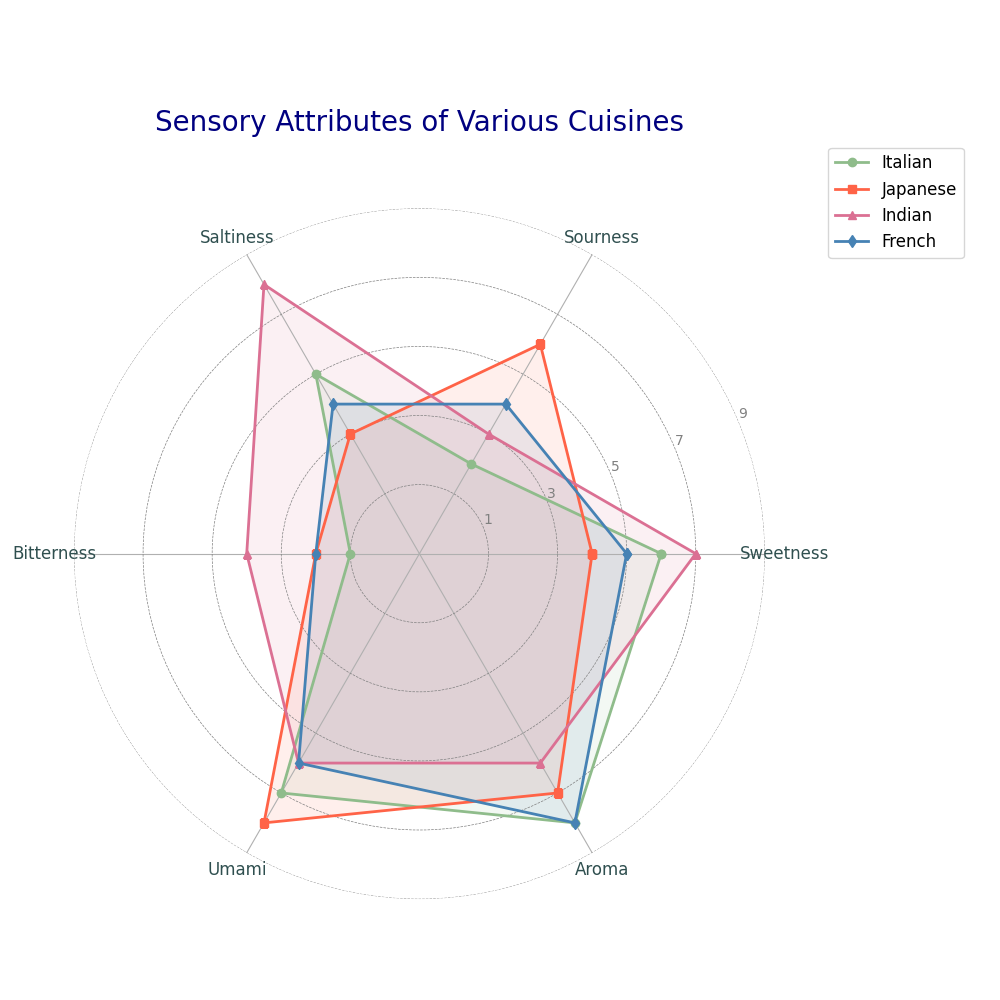

Source code (Python):
import matplotlib.pyplot as plt
import numpy as np

# Define the sensory attributes
attributes = ['Sweetness', 'Sourness', 'Saltiness', 'Bitterness', 'Umami', 'Aroma']
num_vars = len(attributes)

# Define the data for different cuisines
cuisine_italian = [7, 3, 6, 2, 8, 9]
cuisine_japanese = [5, 7, 4, 3, 9, 8]
cuisine_indian = [8, 4, 9, 5, 7, 7]
cuisine_french = [6, 5, 5, 3, 7, 9]

# Complete the data loop by adding the first value again to each list
cuisine_italian += cuisine_italian[:1]
cuisine_japanese += cuisine_japanese[:1]
cuisine_indian += cuisine_indian[:1]
cuisine_french += cuisine_french[:1]

# Calculate the angle for each attribute
angles = np.linspace(0, 2 * np.pi, num_vars, endpoint=False).tolist()
angles += angles[:1]

# Create the radar chart
fig, ax = plt.subplots(figsize=(10, 10), subplot_kw=dict(polar=True))

# Enhance the grid and axes visibility
ax.spines['polar'].set_visible(False)
ax.yaxis.grid(True, color='gray', linestyle='--', linewidth=0.5)

# Draw one axis per variable and add labels
plt.xticks(angles[:-1], attributes, color='darkslategray', size=12)

# Draw y-axis labels and set limits
ax.set_yticklabels(["1", "3", "5", "7", "9"], color='grey', size=10)
ax.set_ylim(0, 10)

# Define color schemes and markers for cuisines
# Shuffled colors
colors = ['#8FBC8B', '#FF6347', '#DB7093', '#4682B4']
markers = ['o', 's', '^', 'd']

# Define the cuisines and their data for looping
cuisines = [cuisine_italian, cuisine_japanese, cuisine_indian, cuisine_french]
cuisine_names = ['Italian', 'Japanese', 'Indian', 'French']

# Plot each cuisine data on the radar chart
for data, name, color, marker in zip(cuisines, cuisine_names, colors, markers):
    ax.plot(angles, data, linewidth=2, linestyle='-', label=name, color=color, marker=marker)
    ax.fill(angles, data, color=color, alpha=0.1)

# Title and legend
plt.title('Sensory Attributes of Various Cuisines', size=20, color='navy', y=1.1)
plt.legend(loc='upper right', bbox_to_anchor=(1.3, 1.1), fontsize=12)

# Adjust layout to ensure everything fits without overlap
plt.tight_layout()

# Display the radar chart
plt.show()
